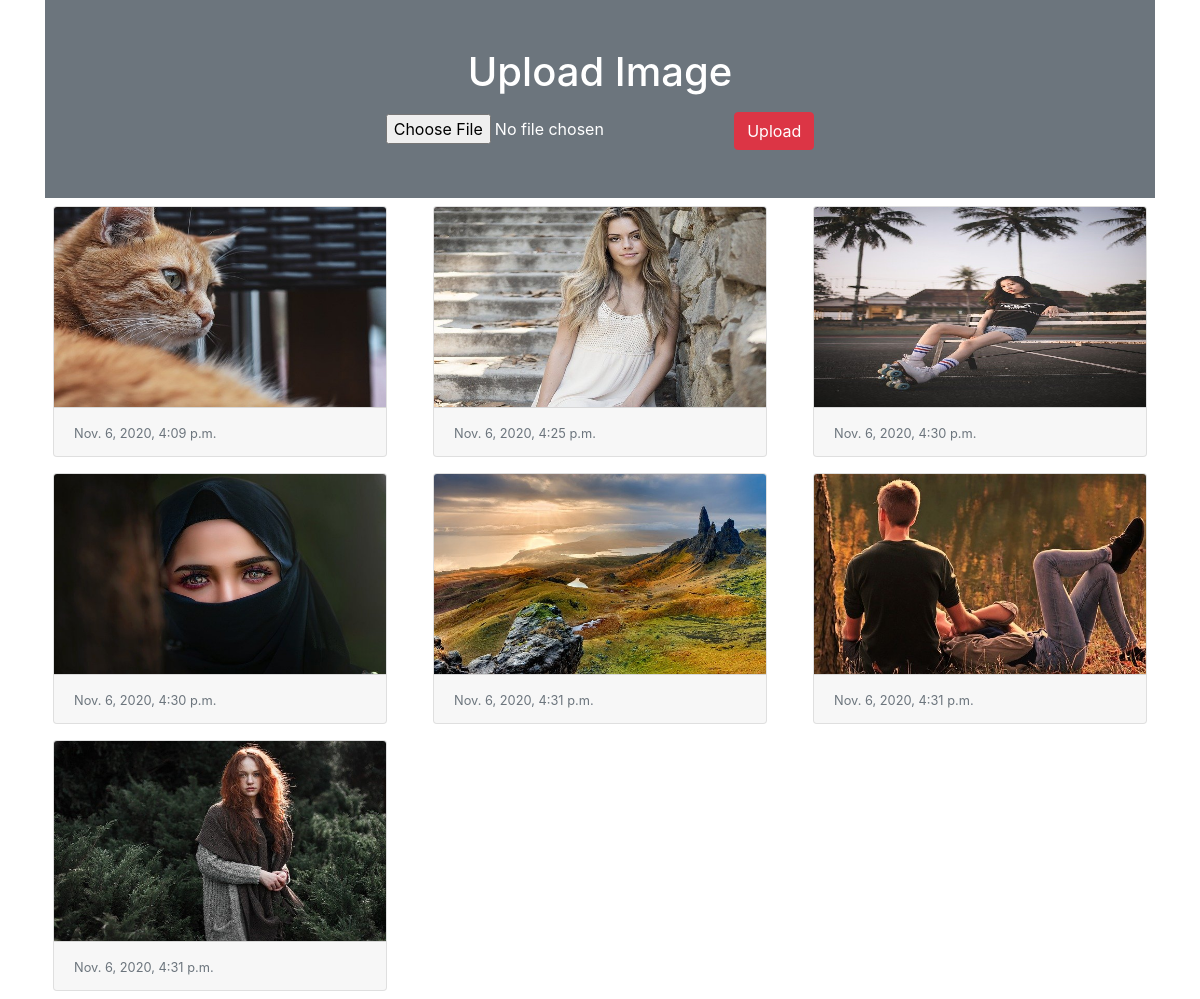
The page / on the database its author committed.
### myapp/models.py (models this page shows)
class Image(models.Model):
 photo = models.ImageField(upload_to="myimage")
 date = models.DateTimeField(auto_now_add=True)

### myapp/views.py (the view)
# urls.py: path('', views.home)
def home(request):
 if request.method == "POST":
  form = ImageForm(request.POST, request.FILES)
  if form.is_valid():
   form.save()
 form = ImageForm()
 img = Image.objects.all()
 return render(request, 'myapp/home.html', {'img':img, 'form':form})

### myapp/forms.py
class ImageForm(forms.ModelForm):
 class Meta:
  model = Image
  fields = '__all__'
  labels = {'photo':''}

### myapp/templates/myapp/home.html (shortened to what this page needs)
<!doctype html>
<html lang="en">
  <head>
    <link rel="stylesheet" href="https://cdn.jsdelivr.net/npm/bootstrap@4.5.3/dist/css/bootstrap.min.css">
  </head>
  <body>
   <div class="container">
    <div class="py-5 text-center bg-secondary text-white">
     <h1 class="mb-3">Upload Image</h1>
     <form action="" method="post" enctype="multipart/form-data">
      {{form}}
      <input type="submit" class="btn btn-danger" value="Upload">
     </form>
    </div>
    <div class="row">
     {% for x in img %}
      <div class="col-sm-4">
       <div class="card m-2">
        <img src="{{x.photo.url}}" alt="" class="card-img-top" height="200px">
        <div class="card-footer">
         <small class="text-muted">{{x.date}}</small>
        </div>
       </div>
      </div>
     {% endfor %}
    </div>
   </div>
  </body>
</html>

### rows shown on the page
Image: photo (picture), date "Nov. 6, 2020, 4:09 p.m."
Image: photo (picture), date "Nov. 6, 2020, 4:25 p.m."
Image: photo (picture), date "Nov. 6, 2020, 4:30 p.m."
Image: photo (picture), date "Nov. 6, 2020, 4:30 p.m."
Image: photo (picture), date "Nov. 6, 2020, 4:31 p.m."
Image: photo (picture), date "Nov. 6, 2020, 4:31 p.m."
Image: photo (picture), date "Nov. 6, 2020, 4:31 p.m."
